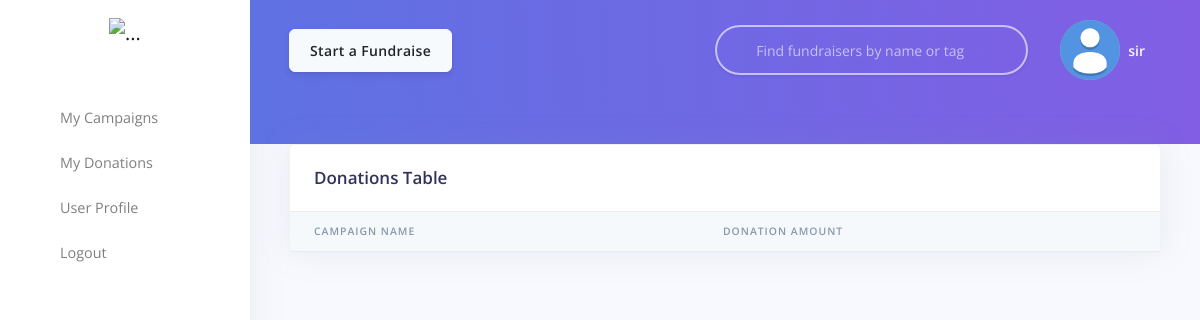
/user/donations/ (signed in), run on an earlier commit of the app's database.
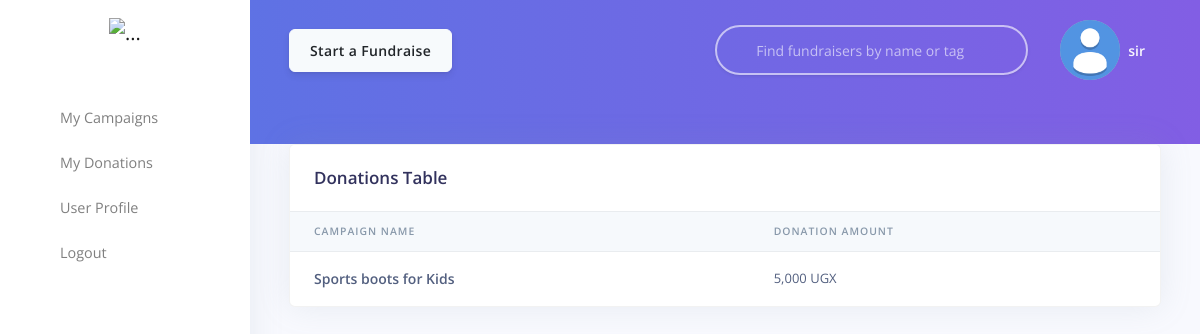
And on a later commit of the database.
### campaign/models.py (models this page shows, shortened)
class Campaign(models.Model):
    title = models.CharField(max_length=50)
    details = models.TextField(max_length=2000)
    target = models.PositiveIntegerField()
    start_date = models.DateTimeField(default=timezone.now)
    end_date = models.DateTimeField(default=in_fourteen_days)
    creation_date = models.DateTimeField(default=timezone.now)
    is_featured = models.BooleanField(default=False)
    creator = models.ForeignKey(
        User, on_delete=models.CASCADE, default=None, related_name="campaigns")
    category = models.ForeignKey(Category, on_delete=models.PROTECT)
    tags = TaggableManager(blank=True)
    comments = GenericRelation(Comment)
    errors = {}

class Donation(models.Model):
    amount = models.PositiveIntegerField()
    campaign = models.ForeignKey(
        Campaign, on_delete=models.CASCADE, related_name="donations")
    donator = models.ForeignKey(User, on_delete=models.SET(
        get_anonymous_user), default=None, related_name="donations")

### user/views.py (the view)
# urls.py: path('donations/', views.donations, name="user_donations"),
@login_required
def donations(request):
    current_user_donations = Donation.objects.filter(
        donator_id=request.user.id)
    campaigns = Campaign.objects.all()
    return render(request, 'profile/base.html', {'current_user_donations': current_user_donations,
                                                 'campaigns': campaigns, 'donations': True})

### user/models.py (called while the page is built)
    def __str__(self):
        return str(self.first_name + ' ' + self.last_name)

### user/templates/profile/base.html (shortened to what this page needs)
{% extends 'layouts/base.html' %}
{% block content %}
    {% include 'includes/header.html' %}
    {% if donations %}
        {% include 'profile/donations.html' %}
    {% else %}
        {% include 'profile/campaigns.html' %}
    {% endif %}
{% endblock content %}

### user/templates/profile/donations.html (shortened to what this page needs)
{% load humanize %}
    <div class="container-fluid mt--7">
      <div class="row">
        <div class="col">
          <div class="card shadow">
            <div class="card-header border-0">
              <h3 class="mb-0">Donations Table</h3>
            </div>
            <div class="table-responsive">
              <table class="table align-items-center table-flush">
                <thead class="thead-light">
                  <tr>
                    <th scope="col">Campaign Name</th>
                    <th scope="col">Donation Amount</th>
                  </tr>
                </thead>
                <tbody>
                  {% for donation in current_user_donations %}
                  <tr>
                    <th scope="row">
                      <div class="media align-items-center">
                        <div class="media-body">
                          {% for campaign in campaigns %}
                            {% if campaign.id == donation.campaign_id %}
                              <span class="mb-0 text-sm">{{campaign.title}}</span>
                            {% endif %}
                          {% endfor %}
                        </div>
                      </div>
                    </th>
                    <td>
                      {{donation.amount|intcomma}} UGX
                    </td>
                  </tr>
                  {% endfor %}
                </tbody>
              </table>
            </div>
          </div>
        </div>
      </div>

What changed in the data, as far as the page shows it:
added Donation: amount "5,000"
now on this page (row unchanged): Campaign: title "Sports boots for Kids"
